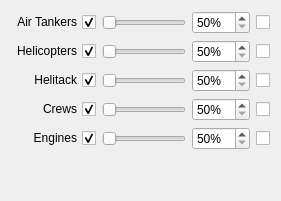
             <widget class="QWidget" name="prepositioningPage">
              <layout class="QGridLayout" name="gridLayout_3">
               <item row="1" column="3">
                <widget class="QCheckBox" name="helPPSeasonCheckBox">
                 <property name="toolTip">
                  <string>Only use out of season</string>
                 </property>
                 <property name="text">
                  <string/>
                 </property>
                </widget>
               </item>
               <item row="1" column="0">
                <widget class="QCheckBox" name="helPPCheckBox">
                 <property name="enabled">
                  <bool>true</bool>
                 </property>
                 <property name="layoutDirection">
                  <enum>Qt::RightToLeft</enum>
                 </property>
                 <property name="text">
                  <string>Helicopters</string>
                 </property>
                 <property name="checked">
                  <bool>true</bool>
                 </property>
                </widget>
               </item>
               <item row="2" column="0">
                <widget class="QCheckBox" name="helitackPPCheckBox">
                 <property name="enabled">
                  <bool>true</bool>
                 </property>
                 <property name="layoutDirection">
                  <enum>Qt::RightToLeft</enum>
                 </property>
                 <property name="text">
                  <string>Helitack</string>
                 </property>
                 <property name="checked">
                  <bool>true</bool>
                 </property>
                </widget>
               </item>
               <item row="3" column="0">
                <widget class="QCheckBox" name="crewPPCheckBox">
                 <property name="enabled">
                  <bool>true</bool>
                 </property>
                 <property name="layoutDirection">
                  <enum>Qt::RightToLeft</enum>
                 </property>
                 <property name="text">
                  <string>Crews</string>
                 </property>
                 <property name="checked">
                  <bool>true</bool>
                 </property>
                </widget>
               </item>
               <item row="0" column="0">
                <widget class="QCheckBox" name="tankerPPCheckBox">
                 <property name="enabled">
                  <bool>true</bool>
                 </property>
                 <property name="layoutDirection">
                  <enum>Qt::RightToLeft</enum>
                 </property>
                 <property name="text">
                  <string>Air Tankers</string>
                 </property>
                 <property name="checked">
                  <bool>true</bool>
                 </property>
                </widget>
               </item>
               <item row="2" column="1">
                <widget class="QSlider" name="helitackPPSlider">
                 <property name="enabled">
                  <bool>true</bool>
                 </property>
                 <property name="minimum">
                  <number>50</number>
                 </property>
                 <property name="maximum">
                  <number>100</number>
                 </property>
                 <property name="orientation">
                  <enum>Qt::Horizontal</enum>
                 </property>
                </widget>
               </item>
               <item row="0" column="1">
                <widget class="QSlider" name="tankerPPSlider">
                 <property name="enabled">
                  <bool>true</bool>
                 </property>
                 <property name="minimum">
                  <number>50</number>
                 </property>
                 <property name="maximum">
                  <number>100</number>
                 </property>
                 <property name="orientation">
                  <enum>Qt::Horizontal</enum>
                 </property>
                </widget>
               </item>
               <item row="2" column="2">
                <widget class="QSpinBox" name="helitackPPSpinBox">
                 <property name="enabled">
                  <bool>true</bool>
                 </property>
                 <property name="accelerated">
                  <bool>true</bool>
                 </property>
                 <property name="suffix">
                  <string>%</string>
                 </property>
                 <property name="minimum">
                  <number>50</number>
                 </property>
                 <property name="maximum">
                  <number>100</number>
                 </property>
                </widget>
               </item>
               <item row="0" column="3">
                <widget class="QCheckBox" name="tankerPPSeasonCheckBox">
                 <property name="toolTip">
                  <string>Only use out of season</string>
                 </property>
                 <property name="text">
                  <string/>
                 </property>
                </widget>
               </item>
               <item row="3" column="1">
                <widget class="QSlider" name="crewPPSlider">
                 <property name="enabled">
                  <bool>true</bool>
                 </property>
                 <property name="minimum">
                  <number>50</number>
                 </property>
                 <property name="maximum">
                  <number>100</number>
                 </property>
                 <property name="orientation">
                  <enum>Qt::Horizontal</enum>
                 </property>
                </widget>
               </item>
               <item row="2" column="3">
                <widget class="QCheckBox" name="helitackPPSeasonCheckBox">
                 <property name="toolTip">
                  <string>Only use out of season</string>
                 </property>
                 <property name="text">
                  <string/>
                 </property>
                </widget>
               </item>
               <item row="1" column="2">
                <widget class="QSpinBox" name="helPPSpinBox">
                 <property name="enabled">
                  <bool>true</bool>
                 </property>
                 <property name="accelerated">
                  <bool>true</bool>
                 </property>
                 <property name="suffix">
                  <string>%</string>
                 </property>
                 <property name="minimum">
                  <number>50</number>
                 </property>
                 <property name="maximum">
                  <number>100</number>
                 </property>
                </widget>
               </item>
               <item row="1" column="1">
                <widget class="QSlider" name="helPPSlider">
                 <property name="enabled">
                  <bool>true</bool>
                 </property>
                 <property name="minimum">
                  <number>50</number>
                 </property>
                 <property name="maximum">
                  <number>100</number>
                 </property>
                 <property name="orientation">
                  <enum>Qt::Horizontal</enum>
                 </property>
                </widget>
               </item>
               <item row="3" column="3">
                <widget class="QCheckBox" name="crewPPSeasonCheckBox">
                 <property name="toolTip">
                  <string>Only use out of season</string>
                 </property>
                 <property name="text">
                  <string/>
                 </property>
                </widget>
               </item>
               <item row="0" column="2">
                <widget class="QSpinBox" name="tankerPPSpinBox">
                 <property name="enabled">
                  <bool>true</bool>
                 </property>
                 <property name="accelerated">
                  <bool>true</bool>
                 </property>
                 <property name="suffix">
                  <string>%</string>
                 </property>
                 <property name="minimum">
                  <number>50</number>
                 </property>
                 <property name="maximum">
                  <number>100</number>
                 </property>
                </widget>
               </item>
               <item row="3" column="2">
                <widget class="QSpinBox" name="crewPPSpinBox">
                 <property name="enabled">
                  <bool>true</bool>
                 </property>
                 <property name="accelerated">
                  <bool>true</bool>
                 </property>
                 <property name="suffix">
                  <string>%</string>
                 </property>
                 <property name="minimum">
                  <number>50</number>
                 </property>
                 <property name="maximum">
                  <number>100</number>
                 </property>
                </widget>
               </item>
               <item row="5" column="1">
                <spacer name="verticalSpacer_6">
                 <property name="orientation">
                  <enum>Qt::Vertical</enum>
                 </property>
                 <property name="sizeHint" stdset="0">
                  <size>
                   <width>20</width>
                   <height>40</height>
                  </size>
                 </property>
                </spacer>
               </item>
               <item row="4" column="0">
                <widget class="QCheckBox" name="enginePPCheckBox">
                 <property name="layoutDirection">
                  <enum>Qt::RightToLeft</enum>
                 </property>
                 <property name="text">
                  <string>Engines</string>
                 </property>
                 <property name="checked">
                  <bool>true</bool>
                 </property>
                </widget>
               </item>
               <item row="4" column="1">
                <widget class="QSlider" name="enginePPSlider">
                 <property name="enabled">
                  <bool>true</bool>
                 </property>
                 <property name="minimum">
                  <number>50</number>
                 </property>
                 <property name="maximum">
                  <number>100</number>
                 </property>
                 <property name="orientation">
                  <enum>Qt::Horizontal</enum>
                 </property>
                </widget>
               </item>
               <item row="4" column="2">
                <widget class="QSpinBox" name="enginePPSpinBox">
                 <property name="enabled">
                  <bool>true</bool>
                 </property>
                 <property name="accelerated">
                  <bool>true</bool>
                 </property>
                 <property name="suffix">
                  <string>%</string>
                 </property>
                 <property name="minimum">
                  <number>50</number>
                 </property>
                 <property name="maximum">
                  <number>100</number>
                 </property>
                </widget>
               </item>
               <item row="4" column="3">
                <widget class="QCheckBox" name="enginePPSeasonCheckBox">
                 <property name="toolTip">
                  <string>Only use out of season</string>
                 </property>
                 <property name="text">
                  <string/>
                 </property>
                </widget>
               </item>
              </layout>
             </widget>
